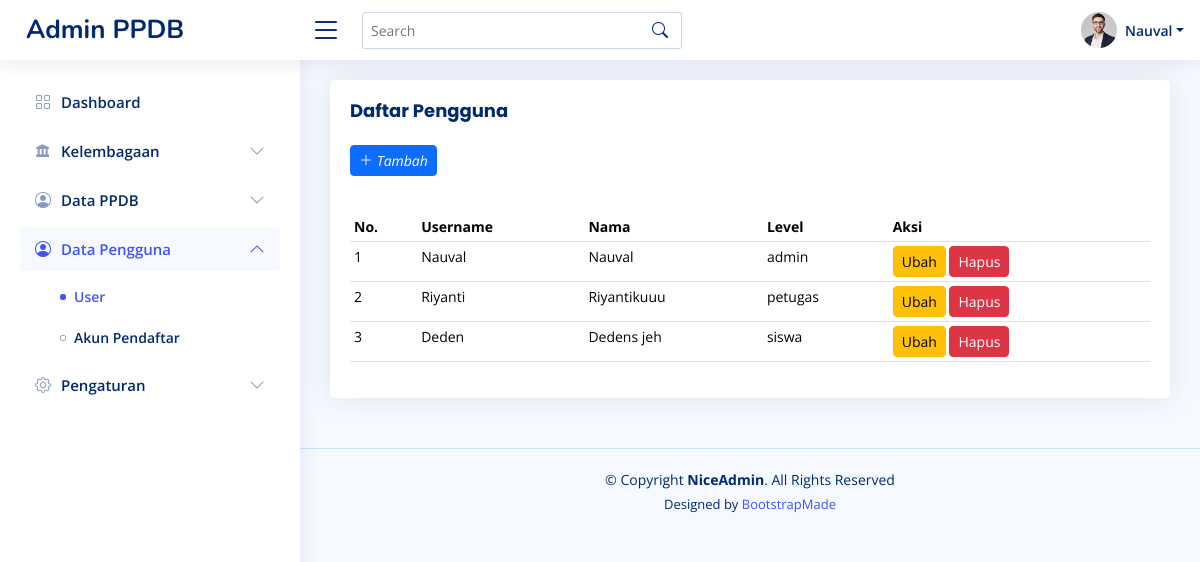
Screenshot of /admin/data_pengguna/user.php (signed in) with the database file from the repository.
### tables this page shows
CREATE TABLE `user` (
  `id` int(11) NOT NULL,
  `username` varchar(15) NOT NULL,
  `password` varchar(8) NOT NULL,
  `nama` varchar(50) NOT NULL,
  `level` enum('admin','petugas','siswa','') NOT NULL
);

### admin/data_pengguna/user.php (the view, shortened to what this page needs)
<?php include '../tema/header.php'; ?>
<aside id="sidebar" class="sidebar">
    <ul class="sidebar-nav" id="sidebar-nav">
        <li class="nav-item">
            <a class="nav-link collapsed" href="../index.php">
                <i class="bi bi-grid"></i>
                <span>Dashboard</span>
            </a>
        </li>
        <li class="nav-item">
            <a class="nav-link collapsed" data-bs-target="#lembaga-nav" data-bs-toggle="collapse" href="#">
                <i class="bx bxs-landmark"></i><span>Kelembagaan</span><i class="bi bi-chevron-down ms-auto"></i>
            </a>
        </li>
        <li class="nav-item">
            <a class="nav-link collapsed" data-bs-target="#ppdb-nav" data-bs-toggle="collapse" href="#">
                <i class="bi bi-person-circle"></i><span>Data PPDB</span><i class="bi bi-chevron-down ms-auto"></i>
            </a>
        </li>
        <li class="nav-item">
            <a class="nav-link" data-bs-target="#pengguna-nav" data-bs-toggle="collapse" href="#">
                <i class="bi bi-person-circle"></i><span>Data Pengguna</span><i class="bi bi-chevron-down ms-auto"></i>
            </a>
            <ul id="pengguna-nav" class="nav-content collapse show" data-bs-parent="#sidebar-nav">
                <li>
                    <a href="user.php" class="active">
                        <i class="bi bi-circle"></i><span>User</span>
                    </a>
                </li>
                <li>
                    <a href="akun_pendaftar.php">
                        <i class="bi bi-circle"></i><span>Akun Pendaftar</span>
                    </a>
                </li>
            </ul>
        </li>
        <li class="nav-item">
            <a class="nav-link collapsed" data-bs-target="#pengaturan-nav" data-bs-toggle="collapse" href="#">
                <i class="bi bi-gear"></i><span>Pengaturan</span><i class="bi bi-chevron-down ms-auto"></i>
            </a>
        </li>
    </ul>
</aside>
<main id="main" class="main">
    <section class="section">
        <div class="row">
            <div class="col-lg-12">
                <div class="card">
                    <div class="card-body">
                        <h1 class="card-title fw-bold">Daftar Pengguna</h1>
                        <p style="font-size: 14px">
                        <button type="button" class="btn btn-primary btn-sm" data-bs-toggle="modal" data-bs-target="#tambah-user">
                                <i class="bi bi-plus-lg"> Tambah</i>
                        </button>
                        </p>
                    </div>
                    <div class="card-body">
                        <div class="table-responsive">
                            <table style="font-size: 14px" class="table datatable table-sm" id="example">
                                <thead>
                                    <tr>
                                        <th scope="col">No.</th>
                                        <th scope="col">Username</th>
                                        <th scope="col">Nama</th>
                                        <th scope="col">Level</th>
                                        <th scope="col">Aksi</th>
                                    </tr>
                                </thead>
                                <tbody>
                                    <?php
                                    $sql_tampil = "SELECT * FROM user";
                                    $query_tampil = mysqli_query($koneksi, $sql_tampil);
                                    $no = 1;
                                    while ($data = mysqli_fetch_array($query_tampil, MYSQLI_BOTH)) {
                                    ?>
                                        <tr>
                                            <td> <?php echo $no; ?> </td>
                                            <td> <?php echo $data['username']; ?> </td>
                                            <td> <?php echo $data['nama']; ?> </td>
                                            <td> <?php echo $data['level']; ?> </td>
                                            <td>
                                                <a href="edit-user.php?kode=<?php echo $data['id']; ?>" class='btn btn-warning btn-sm'>Ubah</a>
                                                <a href="hapus-user.php?kode=<?php echo $data['id']; ?>" onclick="return confirm('Yakin Ingin Menghapus Data Ini ?')" class='btn btn-danger btn-sm'>Hapus</a>
                                            </td>
                                        </tr>
                                    <?php
                                        $no++;
                                    }
                                    ?>
                                </tbody>
                            </table>
                        </div>
                    </div>
                </div>
            </div>
        </div>
    </section>
</main>
<?php include '../tema/footer.php'; ?>

### admin/assets/css/style.css (style rules this page uses)
:root { scroll-behavior: smooth; }
body { font-family: "Open Sans", sans-serif; background: #f6f9ff; color: #444444; }
a { color: #4154f1; text-decoration: none; }
h1, h2, h3, h4, h5, h6 { font-family: "Nunito", sans-serif; }
#main { margin-top: 60px; padding: 20px 30px; transition: all 0.3s; }
.card { margin-bottom: 30px; border: none; border-radius: 5px; box-shadow: 0px 0 30px rgba(1, 41, 112, 0.1); }
.card-title { padding: 20px 0 15px 0; font-size: 18px; font-weight: 500; color: #012970; font-family: "Poppins", sans-serif; }
.card-body { padding: 0 20px 20px 20px; }
.sidebar { position: fixed; top: 60px; left: 0; bottom: 0; width: 300px; z-index: 996; transition: all 0.3s; padding: 20px; overflow-y: auto; scrollbar-width: thin; scrollbar-color: #aab7cf transparent; box-shadow: 0px 0px 20px rgba(1, 41, 112, 0.1); background-color: #fff; }
@media (min-width: 1200px) { #main, #footer { margin-left: 300px; } }
.sidebar-nav { padding: 0; margin: 0; list-style: none; }
.sidebar-nav li { padding: 0; margin: 0; list-style: none; }
.sidebar-nav .nav-item { margin-bottom: 5px; }
.sidebar-nav .nav-link { display: flex; align-items: center; font-size: 15px; font-weight: 600; color: #4154f1; transition: 0.3; background: #f6f9ff; padding: 10px 15px; border-radius: 4px; }
.sidebar-nav .nav-link i { font-size: 16px; margin-right: 10px; color: #4154f1; }
.sidebar-nav .nav-link.collapsed { color: #012970; background: #fff; }
.sidebar-nav .nav-link.collapsed i { color: #899bbd; }
.sidebar-nav .nav-link .bi-chevron-down { margin-right: 0; transition: transform 0.2s ease-in-out; }
.sidebar-nav .nav-link:not(.collapsed) .bi-chevron-down { transform: rotate(180deg); }
.sidebar-nav .nav-content { padding: 5px 0 0 0; margin: 0; list-style: none; }
.sidebar-nav .nav-content a { display: flex; align-items: center; font-size: 14px; font-weight: 600; color: #012970; transition: 0.3; padding: 10px 0 10px 40px; transition: 0.3s; }
.sidebar-nav .nav-content a i { font-size: 6px; margin-right: 8px; line-height: 0; border-radius: 50%; }
.sidebar-nav .nav-content a:hover, .sidebar-nav .nav-content a.active { color: #4154f1; }
.sidebar-nav .nav-content a.active i { background-color: #4154f1; }

### rows the page displays
user: username "Nauval", nama "Nauval", level "admin"
user: username "Riyanti", nama "Riyantikuuu", level "petugas"
user: username "Deden", nama "Dedens jeh", level "siswa"

### other values shown
$_SESSION['username'] "Nauval"
